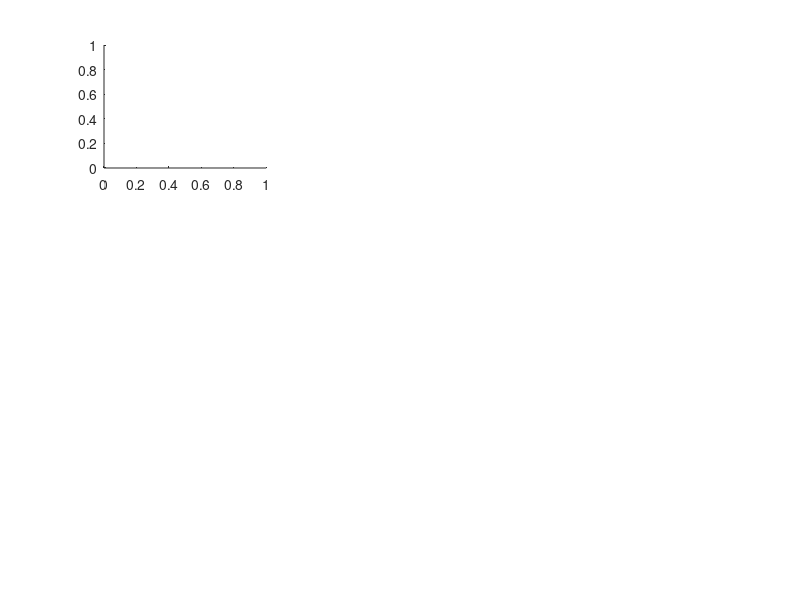

MATLAB code for this plot: (Note: this script raises an error after producing the figure.)
function [features, labels] = createToyData(N, mCorr, m, p, effectSize, plotFeatures)

% function [features, labels] = createToyData(N, p, effectSize, plotFeatures)
% 
% Overview
%   Creates a toy dataset for testing machine learning algorithms.
%     
% Input
%   N - number of subjects (rows)
%   m - number of features that correlate with label
%   p - proportion of label balance.
%       can be a fraction [0, 1], resulting in N*p positive labels,
%       or a number >1, resulting in p positive labels.
%   effectSize - correlation between features and labels;
%                for no correlation (AUC=0.50), set to 1
%                for strong correlation, set >>1 or <<1
%   plotFeatures - boolean flag; true if want to plot histograms of features 
%
% Output
%   features - [N x 4] matrix
%   labels - [N x 1] array
%
% Example
%   [features, labels] = createToyData(1e3, 0.25, 1.1, false);
%
% Dependencies
%    https://github.com/cliffordlab/
%
% Reference(s)
% 
% Copyright (C) 2017 Erik Reinertsen <er@gatech.edu>
% All rights reserved.
%
% This software may be modified and distributed under the terms
% of the BSD license. See the LICENSE file in this repo for details.

if nargin < 6
    plotFeatures = true;
end

if nargin < 5
    % Set difference factor (mean #2 = effectSize * mean #1)
    effectSize = 1.5;
end

if nargin < 4
    % Set label balance to 50%
    p = 0.5;
end

if nargin < 3
    m = 9;
end

if nargin < 2
    mCorr = 3;
end

if nargin < 1
    % Set sample size
    N = 200;
end

% Create labels
labels = zeros(N, 1);
if p < 1
    labels(randperm(N, round(N*p))) = 1;
else
    labels(randperm(N, p)) = 1;
end

% Find indices of pos and neg classes
idxPos = find(labels == 1);
idxNeg = find(labels == 0);

% Count # of positive and negative classes
n_pos = size(idxPos, 1);
n_neg = size(idxNeg, 1);

% Create [N subjects x 10 features] matrix drawn from
% normal distribution with mean mu and variance sigma
mu = 1;
sigma = 0.3;
features = normrnd(mu, sigma, N, m);

% Make five of the features correlate with the data
chosenFeatures = randsample(m, mCorr);

% Adjust the chose features
features(idxPos, chosenFeatures) = features(idxPos, chosenFeatures) * effectSize;

% Make some features colinear by choosing two at random
idxColinearFeature = randsample(m, 2);

% Find indices of all the remaining features
otherFeatures = setdiff(1:m, idxColinearFeature);

% Select one of those features
idxOtherFeature = randsample(otherFeatures, 2);

% Make that selected feature colinear with the previous
features(:, idxOtherFeature) = features(:, idxColinearFeature) * 1.3;

% Plot data
if plotFeatures
    figure('position', [100 100 1000 500]);
    for i = 1:m
        subplot(3, 3, i);
        nhist({features(idxPos, i), features(idxNeg, i)});
        title(sprintf('Feature %d', i));
        set(gcf,'color','w');
    end
    tightfig;
end

end